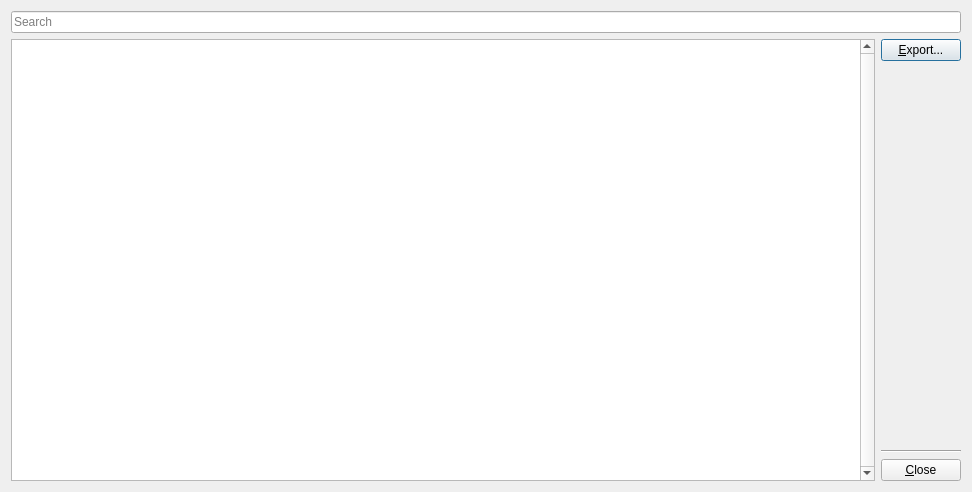
<?xml version="1.0" encoding="UTF-8"?>
<ui version="4.0">
 <class>DlgHistory</class>
 <widget class="QDialog" name="DlgHistory">
  <property name="geometry">
   <rect>
    <x>0</x>
    <y>0</y>
    <width>972</width>
    <height>492</height>
   </rect>
  </property>
  <property name="windowTitle">
   <string>SkauTan: History</string>
  </property>
  <layout class="QVBoxLayout" name="verticalLayout_2">
   <item>
    <layout class="QHBoxLayout" name="horizontalLayout_4">
     <item>
      <widget class="QLineEdit" name="leSearch">
       <property name="placeholderText">
        <string>Search</string>
       </property>
       <property name="clearButtonEnabled">
        <bool>true</bool>
       </property>
      </widget>
     </item>
    </layout>
   </item>
   <item>
    <layout class="QHBoxLayout" name="horizontalLayout">
     <item>
      <widget class="QTableView" name="tblHistory">
       <property name="contextMenuPolicy">
        <enum>Qt::CustomContextMenu</enum>
       </property>
       <property name="verticalScrollBarPolicy">
        <enum>Qt::ScrollBarAlwaysOn</enum>
       </property>
       <property name="editTriggers">
        <set>QAbstractItemView::NoEditTriggers</set>
       </property>
       <property name="showDropIndicator" stdset="0">
        <bool>false</bool>
       </property>
       <property name="selectionBehavior">
        <enum>QAbstractItemView::SelectRows</enum>
       </property>
       <property name="textElideMode">
        <enum>Qt::ElideMiddle</enum>
       </property>
       <property name="horizontalScrollMode">
        <enum>QAbstractItemView::ScrollPerPixel</enum>
       </property>
       <property name="gridStyle">
        <enum>Qt::DotLine</enum>
       </property>
       <property name="wordWrap">
        <bool>false</bool>
       </property>
       <attribute name="horizontalHeaderHighlightSections">
        <bool>false</bool>
       </attribute>
       <attribute name="horizontalHeaderStretchLastSection">
        <bool>true</bool>
       </attribute>
       <attribute name="verticalHeaderVisible">
        <bool>false</bool>
       </attribute>
       <attribute name="verticalHeaderDefaultSectionSize">
        <number>21</number>
       </attribute>
       <attribute name="verticalHeaderMinimumSectionSize">
        <number>10</number>
       </attribute>
      </widget>
     </item>
     <item>
      <layout class="QVBoxLayout" name="verticalLayout">
       <item>
        <widget class="QPushButton" name="btnExport">
         <property name="text">
          <string>&amp;Export...</string>
         </property>
        </widget>
       </item>
       <item>
        <spacer name="verticalSpacer">
         <property name="orientation">
          <enum>Qt::Vertical</enum>
         </property>
         <property name="sizeHint" stdset="0">
          <size>
           <width>20</width>
           <height>40</height>
          </size>
         </property>
        </spacer>
       </item>
       <item>
        <widget class="Line" name="line">
         <property name="orientation">
          <enum>Qt::Horizontal</enum>
         </property>
        </widget>
       </item>
       <item>
        <widget class="QPushButton" name="btnClose">
         <property name="text">
          <string>&amp;Close</string>
         </property>
        </widget>
       </item>
      </layout>
     </item>
    </layout>
   </item>
  </layout>
  <action name="actAppendToPlaylist">
   <property name="text">
    <string>Append to playlist</string>
   </property>
   <property name="toolTip">
    <string>Adds the selected songs to the end of the playlist</string>
   </property>
  </action>
  <action name="actInsertIntoPlaylist">
   <property name="text">
    <string>Insert into playlist</string>
   </property>
   <property name="toolTip">
    <string>Inserts the selected songs into the playlist, after the current selection</string>
   </property>
  </action>
  <action name="actProperties">
   <property name="text">
    <string>Properties...</string>
   </property>
   <property name="toolTip">
    <string>Displays the selected song's properties</string>
   </property>
   <property name="shortcut">
    <string>Alt+3</string>
   </property>
  </action>
 </widget>
 <resources/>
 <connections/>
</ui>
